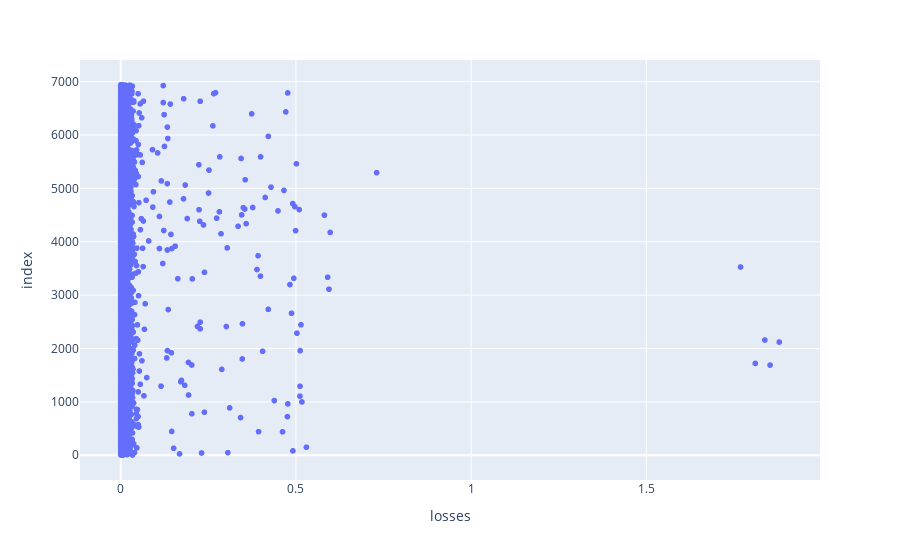

Source (notebook cell):
### Code cell
model_test = torch.load('./out/model.pt')
model_test.eval()

losses = []
with torch.no_grad():
    for i, (x, y) in enumerate(test_dataset):
        x = x.to(device)
        y = y.to(device)
        y_pred = model(x).to(device)
        loss = criterion(y_pred, y)
        losses.append(loss)

loss_df = pd.DataFrame(dict(losses=losses))

fig = px.scatter(loss_df, x="losses")
fig.show()

### Figure 1 — Plotly figure (JSON) as saved in the notebook; plotly's stock layout.template omitted (floating-point values rounded to 4 significant figures; data arrays with more than 128 entries replaced by an {"elided": "..."} marker saying what was removed)
{"data": [{"hovertemplate": "losses=%{x}<br>index=%{y}<extra></extra>", "legendgroup": "", "marker": {"color": "#636efa", "symbol": "circle"}, "mode": "markers", "name": "", "showlegend": false, "type": "scattergl", "x": {"elided": "6943 float values"}, "xaxis": "x", "y": {"elided": "6943 int values"}, "yaxis": "y"}], "layout": {"legend": {"tracegroupgap": 0}, "margin": {"t": 60}, "xaxis": {"anchor": "y", "domain": [0, 1], "title": {"text": "losses"}}, "yaxis": {"anchor": "x", "domain": [0, 1], "title": {"text": "index"}}}}
